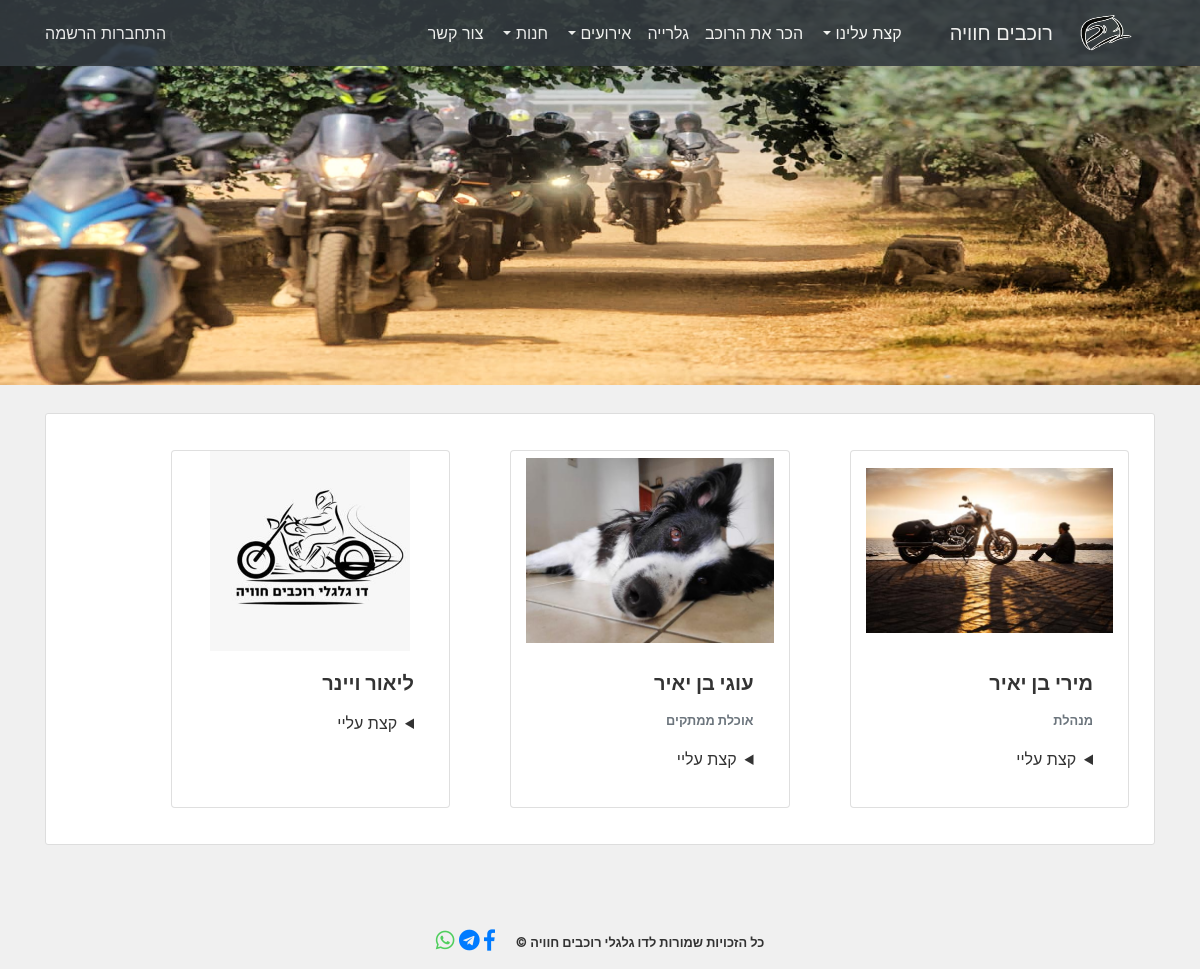
/riders/, run on the app's committed database.
### users/models.py (models this page shows, shortened)
class Profile(models.Model):
    user = models.OneToOneField(User, on_delete=models.CASCADE)
    about_me = models.TextField()
    image = models.ImageField(default='default.jpeg', upload_to='profile_pics')
    join_meet_the_rider = models.BooleanField(default=False)
    admin_approved = models.BooleanField(default=False)
    phone_number = models.CharField(default='',max_length=10)
    role = models.CharField(default='member',max_length=100)

### users/views.py (the view)
# urls.py: path('riders/', user_views.riders, name='riders'),
def riders(request):
	context = {
		'riders': Profile.objects.filter(join_meet_the_rider="True", admin_approved="True").order_by('-role')
	}
	return render(request, 'users/riders.html', context)

### users/templates/users/riders.html (shortened to what this page needs)
{% extends "home/base.html" %}
{% block content %}
        <article class="media content-section">
          <div class="media-body text">
            <div class="row col-15 ">
                {% for rider in riders %}
                <div class="card col-3" style=" width: 35rem;  margin: 30px;">
                    <img class="card-img-top " style="object-fit: contain; height: 200px; width: 100%;" src="{{ rider.image.url }}" alt="Card image cap">
                    <div class="card-body">
                        <h5 class="card-title"><b> {{rider.user.first_name}} {{rider.user.last_name}} </b></h5>
                        {% if not rider.role == 'member' %}
                        <small class="card-subtitle mb-2 text-muted"><b>{{rider.role}}</b></small>
                        {% endif %}
                        <p class="card-text article-content">
                            <details>
                                <summary>קצת עליי</summary>
                            </details>
                        </p>
                    </div>
                </div>
                {% endfor %}
            </div>
        </div>
    </article>
{% endblock content %}

### home/static/base/main.css (style rules this page uses)
.text { text-align: right; direction: rtl; }
.content-section { background: #ffffff; padding: 6px 10px; border: 1px solid #dddddd; border-radius: 3px; margin-bottom: 20px; margin-top: -20px; position:relative; width:auto; }
body { background: #f0f0f0; color: #333333; position: absolute; width: 100%; }

### data on the page
Profile: image (picture), user.first_name "מירי", user.last_name "בן יאיר", role "מנהלת"
Profile: image (picture), user.first_name "עוגי", user.last_name "בן יאיר", role "אוכלת ממתקים"
Profile: image (placeholder picture), user.first_name "ליאור", user.last_name "ויינר"
